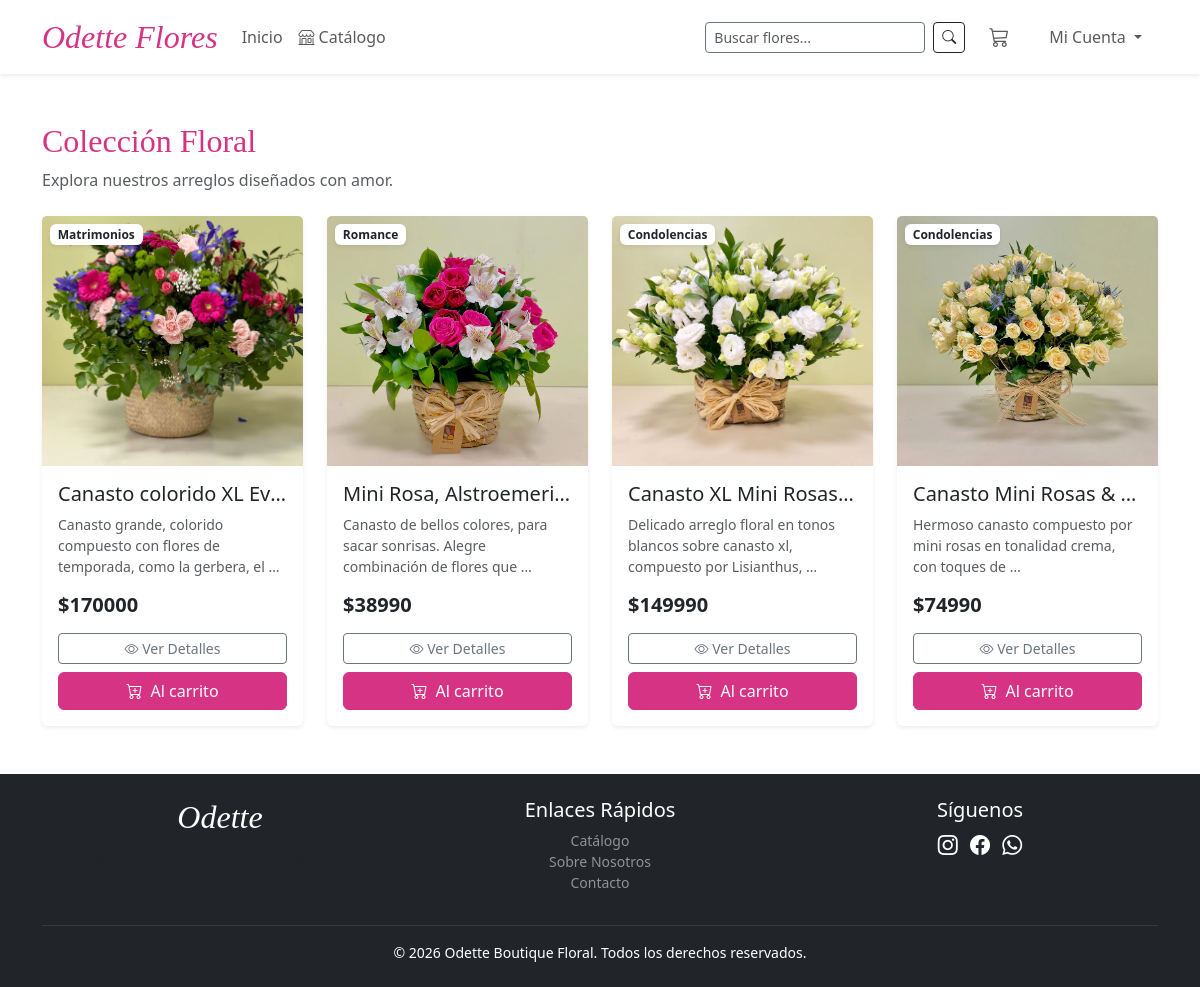
Screenshot of /catalogo/ with the database file from the repository.
### tienda/models.py (models this page shows, shortened)
class Producto(models.Model):
    nombre = models.CharField(
        max_length=200, verbose_name="Nombre del Arreglo")
    categoria = models.ForeignKey(
        Categoria, on_delete=models.CASCADE, related_name='productos')
    descripcion = models.TextField(verbose_name="Descripción detallada")
    precio = models.DecimalField(
        max_digits=10, decimal_places=0, verbose_name="Precio",
        validators=[MinValueValidator(1, message="El precio debe ser mayor a 0")]
    )
    stock = models.PositiveIntegerField(
        default=0, verbose_name="Cantidad en Stock")
    imagen = models.ImageField(
        upload_to='productos/', blank=True, null=True, verbose_name="Imagen referencial")
    creado_en = models.DateTimeField(
        auto_now_add=True, verbose_name="Fecha de creación")
    actualizado_en = models.DateTimeField(
        auto_now=True, verbose_name="Última actualización")
    class Meta:
        verbose_name = "Producto"
        verbose_name_plural = "Productos"
        ordering = ['-creado_en']  # Ordena mostrando los más nuevos primero

class Categoria(models.Model):
    nombre = models.CharField(
        max_length=100, unique=True, verbose_name="Nombre de la Categoría")
    descripcion = models.TextField(
        blank=True, null=True, verbose_name="Descripción")
    class Meta:
        verbose_name = "Categoría"
        verbose_name_plural = "Categorías"

### tienda/views.py (the view)
# urls.py: path("catalogo/", catalogo, name="catalogo"),
def catalogo(request):
    productos = Producto.objects.filter(stock__gt=0)
    query = request.GET.get('q')
    if query:
        productos = productos.filter(
            Q(nombre__icontains=query) | Q(descripcion__icontains=query) | Q(
                categoria__nombre__icontains=query)
        )
    context = {
        'productos': productos,
        'query': query  # Mandamos el texto buscado para mostrarlo en pantalla
    }
    return render(request, 'tienda/catalogo.html', context)

### tienda/context_processors.py (called while the page is built)
def total_carrito(request):
    total_cantidad = 0
    if "carrito" in request.session:
        for key, value in request.session["carrito"].items():
            total_cantidad += value["cantidad"]
    return {"cantidad_carrito": total_cantidad}

### templates/tienda/catalogo.html (shortened to what this page needs)
{% extends 'base.html' %}
{% block content %}
<div class="container my-5">
    <div class="d-flex justify-content-between align-items-end mb-4">
        <div>
            <h2 class="font-serif text-brand">Colección Floral</h2>
            {% if query %}
                <p class="text-muted mb-0">Mostrando resultados para: <strong class="text-dark">"{{ query }}"</strong></p>
            {% else %}
                <p class="text-muted mb-0">Explora nuestros arreglos diseñados con amor.</p>
            {% endif %}
        </div>
    </div>
    <div class="row row-cols-1 row-cols-md-3 row-cols-lg-4 g-4">
        {% for producto in productos %}
        <div class="col">
            <div class="card h-100 shadow-sm border-0 position-relative card-hover">
                <span class="position-absolute top-0 start-0 m-2 badge bg-white text-dark shadow-sm">
                    {{ producto.categoria.nombre }}
                </span>
                {% if producto.imagen %}
                    <img src="{{ producto.imagen.url }}" class="card-img-top img-cover-250" alt="{{ producto.nombre }}">
                {% else %}
                    <div class="bg-light d-flex justify-content-center align-items-center icon-placeholder-250">
                        <i class="bi bi-flower1 text-secondary opacity-50" style="font-size: 5rem;"></i>
                    </div>
                {% endif %}
                <div class="card-body d-flex flex-column">
                    <h5 class="card-title text-truncate" title="{{ producto.nombre }}">{{ producto.nombre }}</h5>
                    <p class="card-text text-muted small flex-grow-1">{{ producto.descripcion|truncatewords:12 }}</p>
                    <h5 class="fw-bold mb-3">${{ producto.precio }}</h5>
                    <button type="button" class="btn btn-sm btn-outline-secondary w-100 mb-2 mt-auto" data-bs-toggle="modal" data-bs-target="#modalProducto{{ producto.id }}">
                        <i class="bi bi-eye"></i> Ver Detalles
                    </button>
                    <form action="{% url 'agregar_al_carrito' producto.id %}" method="POST">
                        <button type="submit" class="btn w-100 btn-brand"><i class="bi bi-cart-plus me-1"></i> Al carrito</button>
                    </form>
                </div>
            </div>
        </div>
        {% empty %}
        <div class="col-12 text-center py-5">
            <i class="bi bi-search text-muted opacity-50" style="font-size: 4rem;"></i>
            <h4 class="mt-3 text-muted">No encontramos flores con ese criterio.</h4>
            <p class="text-muted">Intenta con términos como "rosas", "romance" o "tulipanes".</p>
        </div>
        {% endfor %}
        </div>
</div>
{% endblock %}

### templates/base.html (shortened to what this page needs)
{% load static %}
<!DOCTYPE html>
<html lang="es">
<head>
    <link href="https://cdn.jsdelivr.net/npm/bootstrap@5.3.0/dist/css/bootstrap.min.css" rel="stylesheet">
    <link rel="stylesheet" href="https://cdn.jsdelivr.net/npm/bootstrap-icons@1.10.5/font/bootstrap-icons.css">
    <link rel="stylesheet" href="{% static 'css/base.css' %}">
</head>
<body class="d-flex flex-column min-vh-100">
    {% include 'partials/navbar.html' %}
    <main class="flex-grow-1">
        {% block content %}
        {% endblock %}
    </main>
    {% include 'partials/footer.html' %}
    <div class="toast-container position-fixed bottom-0 end-0 p-3" style="z-index: 1055" id="toast-container">
    </div>
</body>
</html>

### templates/partials/navbar.html (shortened to what this page needs)
 <nav class="navbar navbar-expand-lg navbar-light bg-white shadow-sm">
    <div class="container">
        <a class="navbar-brand brand-logo" href="{% url 'home' %}">Odette Flores</a>
        <div class="collapse navbar-collapse" id="navbarNav">
            <ul class="navbar-nav me-auto align-items-center">
                <li class="nav-item"><a class="nav-link" href="{% url 'home' %}">Inicio</a></li>
                <li class="nav-item">
                    <a class="nav-link" href="{% url 'catalogo' %}">
                        <i class="bi bi-shop me-1"></i>Catálogo
                    </a>
                </li>
            </ul>
            <ul class="navbar-nav ms-auto align-items-center">
                <li class="nav-item me-3">
                    <form class="d-flex" action="{% url 'catalogo' %}" method="GET">
                        <input class="form-control form-control-sm me-2 border-secondary" type="search" placeholder="Buscar flores..." name="q" value="{{ request.GET.q }}">
                        <button class="btn btn-sm btn-outline-dark" type="submit"><i class="bi bi-search"></i></button>
                    </form>
                </li>
               <li class="nav-item me-3">
                <a class="nav-link" href="{% url 'detalle_carrito' %}">
                    <i class="bi bi-cart3 fs-5"></i>
                     </a>
                             </li>
                <li class="nav-item dropdown">
                <a class="nav-link dropdown-toggle btn btn-outline-secondary btn-sm px-3" href="#" id="userMenu" data-bs-toggle="dropdown">
                    {% if request.user.is_authenticated %}
                        Hola, {{ request.user.username }}
                    {% else %}
                        Mi Cuenta
                    {% endif %}
                </a>
            </li>
            </ul>
        </div>
    </div>
</nav>

### templates/partials/footer.html
<footer class="bg-dark text-white text-center py-4 mt-auto">
    <div class="container">
        <div class="row">
            <div class="col-md-4 mb-3 mb-md-0">
                <h5 class="brand-logo text-white">Odette</h5>
                <p class="text-muted small">Arreglos florales para cada momento especial.</p>
            </div>
            <div class="col-md-4 mb-3 mb-md-0">
                <h5>Enlaces Rápidos</h5>
                <ul class="list-unstyled small">
                    <li><a href="{% url 'catalogo' %}" class="text-decoration-none text-white-50">Catálogo</a></li>
                    <li><a href="{% url 'home' %}" class="text-decoration-none text-white-50">Sobre Nosotros</a></li>
                    <li><a href="mailto:contacto@odette.cl" class="text-decoration-none text-white-50">Contacto</a></li>
                </ul>
            </div>
            <div class="col-md-4">
                <h5>Síguenos</h5>
                <a href="#" class="text-white me-2"><i class="bi bi-instagram fs-5"></i></a>
                <a href="#" class="text-white me-2"><i class="bi bi-facebook fs-5"></i></a>
                <a href="#" class="text-white"><i class="bi bi-whatsapp fs-5"></i></a>
            </div>
        </div>
        <hr class="border-secondary mt-3 mb-3">
        <p class="mb-0 small text">&copy; {% now "Y" %} Odette Boutique Floral. Todos los derechos reservados.</p>
    </div>
</footer>

### static/css/base.css (style rules this page uses)
:root { --brand-color: #d63384; --brand-color-hover: #b02a6c; --font-serif: 'Georgia', serif; }
.font-serif { font-family: var(--font-serif); }
.text-brand { color: var(--brand-color) !important; }
.brand-logo { font-family: var(--font-serif); font-size: 2rem; font-style: italic; color: var(--brand-color); }
.btn-brand { background-color: var(--brand-color); border-color: var(--brand-color); color: white; transition: all 0.3s ease; }
.card-hover { transition: transform 0.3s ease, box-shadow 0.3s ease; }
.img-cover-250 { height: 250px; object-fit: cover; }

### rows the page displays
Producto: categoria.nombre "Matrimonios", imagen (picture), nombre "Canasto colorido XL Ev…", descripcion "Canasto grande, colorido compuesto con flores de temporada, como la gerbera, el …", precio "170000"
Producto: categoria.nombre "Romance", imagen (picture), nombre "Mini Rosa, Alstroemeri…", descripcion "Canasto de bellos colores, para sacar sonrisas. Alegre combinación de flores que …", precio "38990"
Producto: categoria.nombre "Condolencias", imagen (picture), nombre "Canasto XL Mini Rosas…", descripcion "Delicado arreglo floral en tonos blancos sobre canasto xl, compuesto por Lisianthus, …", precio "149990"
Producto: categoria.nombre "Condolencias", imagen (picture), nombre "Canasto Mini Rosas &…", descripcion "Hermoso canasto compuesto por mini rosas en tonalidad crema, con toques de …", precio "74990"
